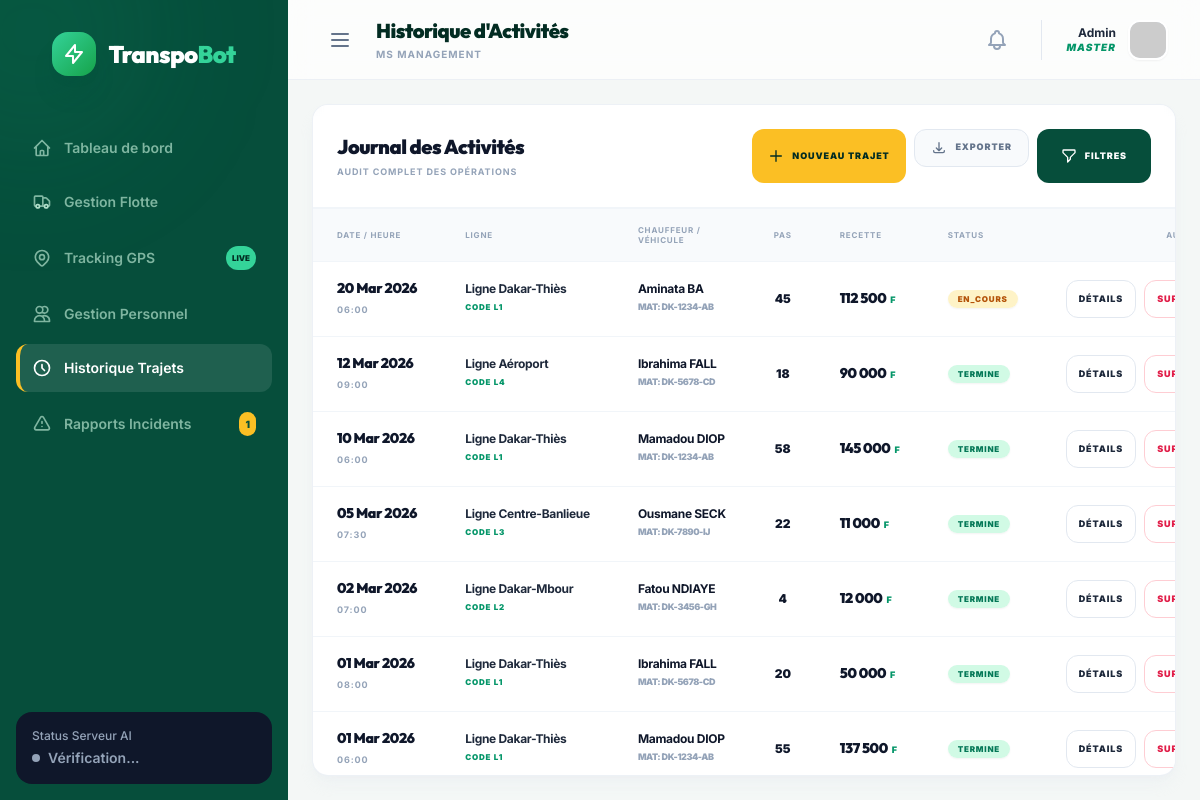
The app's page /historique.php with its own data.
### tables this page shows
CREATE TABLE trajets (
    id INT AUTO_INCREMENT PRIMARY KEY,
    ligne_id INT NOT NULL,
    chauffeur_id INT NOT NULL,
    vehicule_id INT NOT NULL,
    date_heure_depart DATETIME NOT NULL,
    date_heure_arrivee DATETIME,
    statut ENUM('planifie','en_cours','termine','annule') DEFAULT 'planifie',
    nb_passagers INT DEFAULT 0,
    recette DECIMAL(10,2) DEFAULT 0,
    created_at TIMESTAMP DEFAULT CURRENT_TIMESTAMP,
    FOREIGN KEY (ligne_id) REFERENCES lignes(id),
    FOREIGN KEY (chauffeur_id) REFERENCES chauffeurs(id),
    FOREIGN KEY (vehicule_id) REFERENCES vehicules(id)
);

CREATE TABLE lignes (
    id INT AUTO_INCREMENT PRIMARY KEY,
    code VARCHAR(10) NOT NULL UNIQUE,
    nom VARCHAR(100),
    origine VARCHAR(100) NOT NULL,
    destination VARCHAR(100) NOT NULL,
    distance_km DECIMAL(6,2),
    duree_minutes INT,
    origine_lat DECIMAL(10,7) DEFAULT NULL,
    origine_lng DECIMAL(10,7) DEFAULT NULL,
    destination_lat DECIMAL(10,7) DEFAULT NULL,
    destination_lng DECIMAL(10,7) DEFAULT NULL
);

CREATE TABLE chauffeurs (
    id INT AUTO_INCREMENT PRIMARY KEY,
    nom VARCHAR(100) NOT NULL,
    prenom VARCHAR(100) NOT NULL,
    telephone VARCHAR(20),
    numero_permis VARCHAR(30) UNIQUE NOT NULL,
    categorie_permis VARCHAR(5),
    disponibilite BOOLEAN DEFAULT TRUE,
    vehicule_id INT,
    date_embauche DATE,
    created_at TIMESTAMP DEFAULT CURRENT_TIMESTAMP,
    FOREIGN KEY (vehicule_id) REFERENCES vehicules(id)
);

CREATE TABLE vehicules (
    id INT AUTO_INCREMENT PRIMARY KEY,
    immatriculation VARCHAR(20) NOT NULL UNIQUE,
    type ENUM('bus','minibus','taxi') NOT NULL,
    capacite INT NOT NULL,
    statut ENUM('actif','maintenance','hors_service') DEFAULT 'actif',
    kilometrage INT DEFAULT 0,
    date_acquisition DATE,
    latitude DECIMAL(10,7) DEFAULT NULL,
    longitude DECIMAL(10,7) DEFAULT NULL,
    carburant INT DEFAULT 100,
    vitesse DECIMAL(5,2) DEFAULT 0,
    created_at TIMESTAMP DEFAULT CURRENT_TIMESTAMP
);

### public/historique.php (the view, shortened to what this page needs)
<?php
require_once 'includes/db.php';
include 'includes/header.php';
$query = "SELECT t.*,
                 l.nom as ligne_nom, l.code as ligne_code, l.origine, l.destination, l.distance_km, l.duree_minutes,
                 c.nom as chauffeur_nom, c.prenom as chauffeur_prenom, c.telephone as chauffeur_tel,
                 v.immatriculation, v.type as vehicule_type, v.capacite as vehicule_capacite
          FROM trajets t
          JOIN lignes l ON t.ligne_id = l.id
          JOIN chauffeurs c ON t.chauffeur_id = c.id
          JOIN vehicules v ON t.vehicule_id = v.id
          WHERE 1=1";
$params = [];
$query .= " ORDER BY t.date_heure_depart DESC";
$stmt = $pdo->prepare($query);
$stmt->execute($params);
$trips = $stmt->fetchAll();
$all_tarifs = $pdo->query("SELECT * FROM tarifs")->fetchAll();
$tarifs_by_ligne = [];
foreach($all_tarifs as $tr) {
    $tarifs_by_ligne[$tr['ligne_id']][] = $tr;
}
?>
<div class="bg-white rounded-2xl border border-slate-200/60 overflow-hidden shadow-lg shadow-slate-200/30 flex-1 flex flex-col min-h-0">
    <div class="p-6 border-b border-slate-100 flex justify-between items-center bg-white/50 backdrop-blur-sm shrink-0">
        <div>
            <h2 class="text-xl font-display font-black text-slate-900 tracking-tight">Journal des Activités</h2>
            <p class="text-[9px] text-slate-400 font-bold uppercase tracking-widest mt-1">Audit complet des opérations</p>
        </div>
        <div class="flex flex-wrap gap-2">
            <button onclick="addTrajet()" class="bg-amber-400 text-emerald-950 px-4 py-2.5 rounded-xl text-[9px] font-black uppercase tracking-widest hover:bg-amber-300 hover:shadow-lg transition-all flex items-center gap-2">
                <svg xmlns="http://www.w3.org/2000/svg" class="h-4 w-4" fill="none" viewBox="0 0 24 24" stroke="currentColor"><path stroke-linecap="round" stroke-linejoin="round" stroke-width="2" d="M12 4v16m8-8H4" /></svg>
                Nouveau Trajet
            </button>
            <form action="actions/export_csv.php" method="GET" class="inline">
                <button type="submit" class="bg-slate-50 text-slate-500 px-4 py-2.5 rounded-xl text-[9px] uppercase font-black hover:bg-emerald-50 hover:text-emerald-700 transition-all tracking-widest border border-slate-200">
                    <svg xmlns="http://www.w3.org/2000/svg" class="h-4 w-4 inline mr-1.5" fill="none" viewBox="0 0 24 24" stroke="currentColor"><path stroke-linecap="round" stroke-linejoin="round" stroke-width="2" d="M4 16v1a2 2 0 002 2h12a2 2 0 002-2v-1m-4-4l-4 4m0 0l-4-4m4 4V4" /></svg>
                    Exporter
                </button>
            </form>
            <button onclick="toggleFilter()" class="bg-[#064e3b] text-white px-6 py-2.5 rounded-xl text-[9px] uppercase font-black tracking-widest hover:bg-emerald-800 hover:shadow-lg transition-all flex items-center gap-2">
                Filtres
            </button>
        </div>
    </div>
    <div class="overflow-auto flex-1 custom-scrollbar min-h-0 border-t border-slate-100">
        <table class="w-full text-left">
            <thead class="bg-slate-50 text-slate-400 text-[8px] uppercase font-black tracking-widest">
                <tr>
                    <th class="px-6 py-4 border-b border-slate-100">Date / Heure</th>
                    <th class="px-6 py-4 border-b border-slate-100">Ligne</th>
                    <th class="px-6 py-4 border-b border-slate-100">Chauffeur / Véhicule</th>
                    <th class="px-6 py-4 border-b border-slate-100 text-center">Pas</th>
                    <th class="px-6 py-4 border-b border-slate-100">Recette</th>
                    <th class="px-6 py-4 border-b border-slate-100">Status</th>
                    <th class="px-6 py-4 border-b border-slate-100 text-right">Audit</th>
                </tr>
            </thead>
            <tbody class="text-sm divide-y divide-slate-100">
                <?php foreach($trips as $t): ?>
                <tr class="group hover:bg-emerald-50/40 transition-all duration-300">
                    <td class="px-6 py-4 whitespace-nowrap">
                        <p class="font-display font-black text-slate-900 text-sm tracking-tight"><?php echo date('d M Y', strtotime($t['date_heure_depart'])); ?></p>
                        <p class="text-[9px] text-slate-400 font-bold uppercase tracking-widest mt-0.5"><?php echo date('H:i', strtotime($t['date_heure_depart'])); ?></p>
                    </td>
                    <td class="px-6 py-4 whitespace-nowrap">
                        <div class="flex flex-col">
                            <span class="font-bold text-slate-800 text-xs tracking-tight"><?php echo $t['ligne_nom']; ?></span>
                            <span class="text-[8px] text-emerald-600 font-black uppercase tracking-widest">Code <?php echo $t['ligne_code']; ?></span>
                        </div>
                    </td>
                    <td class="px-6 py-4 whitespace-nowrap">
                        <p class="text-slate-900 font-bold text-xs tracking-tight group-hover:text-emerald-900"><?php echo $t['chauffeur_prenom'] . ' ' . $t['chauffeur_nom']; ?></p>
                        <p class="text-[9px] text-slate-400 font-black uppercase tracking-tighter">Mat: <?php echo $t['immatriculation']; ?></p>
                    </td>
                    <td class="px-6 py-4 text-center whitespace-nowrap">
                        <span class="text-slate-900 font-black text-xs"><?php echo $t['nb_passagers']; ?></span>
                    </td>
                    <td class="px-6 py-4 whitespace-nowrap">
                        <span class="text-slate-900 font-display font-black text-sm tracking-tight"><?php echo number_format($t['recette'], 0, ',', ' '); ?></span> <span class="text-[9px] text-emerald-600 font-black">F</span>
                    </td>
                    <td class="px-6 py-4 whitespace-nowrap">
                        <?php
                        $statusClass = $t['statut'] == 'termine' ? 'bg-emerald-100 text-emerald-700' : ($t['statut'] == 'en_cours' ? 'bg-amber-100 text-amber-700' : 'bg-rose-100 text-rose-700');
                        ?>
                        <span class="px-2.5 py-1 rounded-full text-[8px] font-black uppercase tracking-widest shadow-sm <?php echo $statusClass; ?>">
                            <?php echo $t['statut']; ?>
                        </span>
                    </td>
                    <td class="px-6 py-4 text-right whitespace-nowrap space-x-1">
                        <button onclick='showDetails(<?php echo json_encode($t); ?>, <?php echo json_encode($tarifs_by_ligne[$t['ligne_id']] ?? []); ?>)'
                                class="bg-white text-slate-800 px-3 py-2 rounded-xl text-[9px] font-black uppercase tracking-widest hover:bg-emerald-700 hover:text-white hover:shadow-lg transition-all border border-slate-200 group-hover:border-emerald-700">
                            Détails
                        </button>
                        <button onclick="deleteTrajet(<?php echo $t['id']; ?>)"
                                class="bg-white text-rose-600 px-3 py-2 rounded-xl text-[9px] font-black uppercase tracking-widest hover:bg-rose-600 hover:text-white hover:shadow-lg transition-all border border-rose-200">
                            Sup.
                        </button>
                    </td>
                </tr>
                <?php endforeach; ?>
            </tbody>
        </table>
    </div>
</div>
<?php
include 'includes/footer.php';
?>

### records on screen
trajets: date_heure_depart "20 Mar 2026", date_heure_depart "06:00", ligne.nom "Ligne Dakar-Thiès", ligne.code "L1", chauffeur.prenom "Aminata", chauffeur.nom "BA", vehicule.immatriculation "DK-1234-AB", nb_passagers "45", recette "112 500", statut "EN_COURS"
trajets: date_heure_depart "12 Mar 2026", date_heure_depart "09:00", ligne.nom "Ligne Aéroport", ligne.code "L4", chauffeur.prenom "Ibrahima", chauffeur.nom "FALL", vehicule.immatriculation "DK-5678-CD", nb_passagers "18", recette "90 000", statut "TERMINE"
trajets: date_heure_depart "10 Mar 2026", date_heure_depart "06:00", ligne.nom "Ligne Dakar-Thiès", ligne.code "L1", chauffeur.prenom "Mamadou", chauffeur.nom "DIOP", vehicule.immatriculation "DK-1234-AB", nb_passagers "58", recette "145 000", statut "TERMINE"
trajets: date_heure_depart "05 Mar 2026", date_heure_depart "07:30", ligne.nom "Ligne Centre-Banlieue", ligne.code "L3", chauffeur.prenom "Ousmane", chauffeur.nom "SECK", vehicule.immatriculation "DK-7890-IJ", nb_passagers "22", recette "11 000", statut "TERMINE"
trajets: date_heure_depart "02 Mar 2026", date_heure_depart "07:00", ligne.nom "Ligne Dakar-Mbour", ligne.code "L2", chauffeur.prenom "Fatou", chauffeur.nom "NDIAYE", vehicule.immatriculation "DK-3456-GH", nb_passagers "4", recette "12 000", statut "TERMINE"
trajets: date_heure_depart "01 Mar 2026", date_heure_depart "08:00", ligne.nom "Ligne Dakar-Thiès", ligne.code "L1", chauffeur.prenom "Ibrahima", chauffeur.nom "FALL", vehicule.immatriculation "DK-5678-CD", nb_passagers "20", recette "50 000", statut "TERMINE"
trajets: date_heure_depart "01 Mar 2026", date_heure_depart "06:00", ligne.nom "Ligne Dakar-Thiès", ligne.code "L1", chauffeur.prenom "Mamadou", chauffeur.nom "DIOP", vehicule.immatriculation "DK-1234-AB", nb_passagers "55", recette "137 500", statut "TERMINE"

### other values on screen
$unresolved_count "1"
